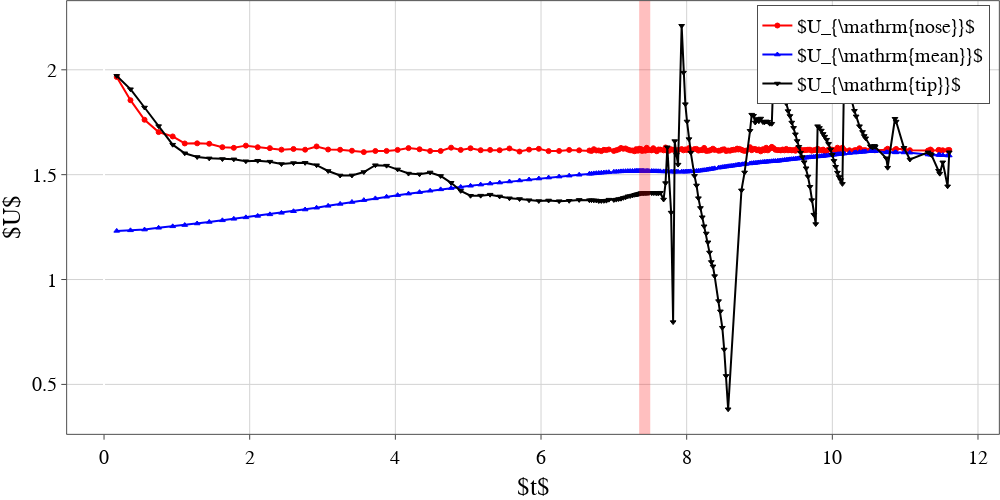

Notebook code for this chart:
### Code cell
fn = "u_nose_mean_tip_markers2.png"
plot_graph([list_t, df['t'].values, outputs['t']], [list_unose, df['UmeanV'].values, outputs['U_tip']], \
#            ['U nose', 'U mean', 'U tip'], \
           ['$U_{\mathrm{nose}}$', '$U_{\mathrm{mean}}$', '$U_{\mathrm{tip}}$'], \
           dash=['solid', 'solid', 'solid'], \
           vertical=[7.34769,7.5],\
           xtitle="$t$", ytitle="$U$", image_name=fn[:-3]+'pdf', mode=['lines+markers', 'lines+markers', 'lines+markers'], \
           colors=['red', 'blue', 'black' ], \
           marker_size=5, width=1000, height=500, path=path, yanchor='top', y0_anchor=0.99, xanchor='right', x0_anchor=0.99, logx=False, logy=False)

### Figure 1 — Plotly figure (JSON) as saved in the notebook; plotly's stock layout.template omitted (floating-point values rounded to 4 significant figures; data arrays with more than 128 entries replaced by an {"elided": "..."} marker saying what was removed)
{"data": [{"line": {"color": "red", "dash": "solid", "width": 2}, "marker": {"line": {"color": "red", "width": 1}, "size": 5, "symbol": "circle"}, "mode": "lines+markers", "name": "$U_{\\mathrm{nose}}$", "textfont": {"color": "LightSeaGreen", "family": "Times New Roman", "size": 18}, "type": "scatter", "x": {"elided": "204 float values"}, "y": {"elided": "204 float values"}}, {"line": {"color": "blue", "dash": "solid", "width": 2}, "marker": {"line": {"color": "blue", "width": 1}, "size": 5, "symbol": "triangle-up"}, "mode": "lines+markers", "name": "$U_{\\mathrm{mean}}$", "textfont": {"color": "LightSeaGreen", "family": "Times New Roman", "size": 18}, "type": "scatter", "x": {"elided": "202 float values"}, "y": {"elided": "202 float values"}}, {"line": {"color": "black", "dash": "solid", "width": 2}, "marker": {"line": {"color": "black", "width": 1}, "size": 5, "symbol": "triangle-down"}, "mode": "lines+markers", "name": "$U_{\\mathrm{tip}}$", "textfont": {"color": "LightSeaGreen", "family": "Times New Roman", "size": 18}, "type": "scatter", "x": {"elided": "194 float values"}, "y": {"elided": "194 float values"}}], "layout": {"autosize": false, "font": {"color": "Black", "family": "Times New Roman", "size": 20}, "height": 500, "legend": {"bgcolor": "White", "bordercolor": "Black", "borderwidth": 0.7, "x": 0.99, "xanchor": "right", "y": 0.99, "yanchor": "top"}, "margin": {"b": 0, "l": 0, "pad": 0.1, "r": 0, "t": 0}, "paper_bgcolor": "rgba(255, 255, 255, 1)", "plot_bgcolor": "rgba(255, 255, 255, 1)", "shapes": [{"fillcolor": "red", "line": {"width": 0}, "opacity": 0.25, "type": "rect", "x0": 7.348, "x1": 7.5, "xref": "x", "y0": 0, "y1": 1, "yref": "y domain"}], "showlegend": true, "width": 1000, "xaxis": {"gridcolor": "lightgrey", "gridwidth": 1, "linecolor": "black", "linewidth": 0.7, "mirror": true, "showline": true, "tickfont": {"color": "black", "family": "Times New Roman", "size": 20}, "ticks": "outside", "title": {"font": {"color": "black", "family": "Times New Roman", "size": 25}, "text": "$t$"}}, "yaxis": {"gridcolor": "lightgrey", "gridwidth": 1, "linecolor": "black", "linewidth": 0.7, "mirror": true, "showline": true, "tickfont": {"color": "black", "family": "Times New Roman", "size": 20}, "ticks": "outside", "title": {"font": {"color": "black", "family": "Times New Roman", "size": 25}, "text": "$U$"}}}}
